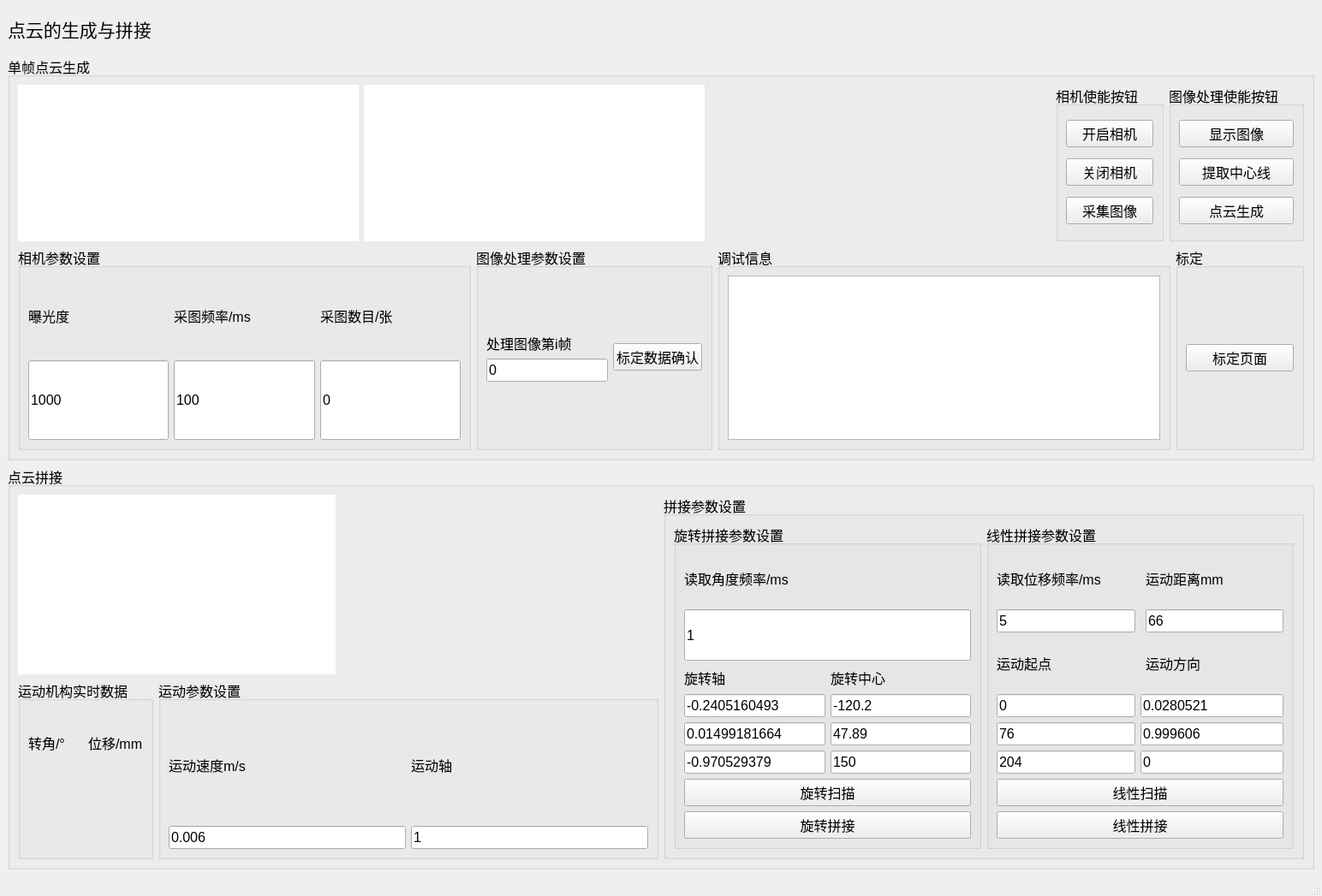
<?xml version="1.0" encoding="UTF-8"?>
<ui version="4.0">
 <class>MainWindow</class>
 <widget class="QMainWindow" name="MainWindow">
  <property name="geometry">
   <rect>
    <x>0</x>
    <y>0</y>
    <width>1544</width>
    <height>1047</height>
   </rect>
  </property>
  <property name="windowTitle">
   <string>MainWindow</string>
  </property>
  <widget class="QWidget" name="centralwidget">
   <layout class="QGridLayout" name="gridLayout">
    <item row="0" column="0">
     <widget class="QLabel" name="label_8">
      <property name="maximumSize">
       <size>
        <width>16777215</width>
        <height>50</height>
       </size>
      </property>
      <property name="font">
       <font>
        <family>AcadEref</family>
        <pointsize>16</pointsize>
        <weight>50</weight>
        <italic>false</italic>
        <bold>false</bold>
       </font>
      </property>
      <property name="styleSheet">
       <string notr="true">font: 20pt &quot;AcadEref&quot;;
font: 16pt &quot;AcadEref&quot;;</string>
      </property>
      <property name="text">
       <string>点云的生成与拼接</string>
      </property>
     </widget>
    </item>
    <item row="1" column="0">
     <widget class="QGroupBox" name="groupBox">
      <property name="font">
       <font>
        <pointsize>12</pointsize>
       </font>
      </property>
      <property name="title">
       <string>单帧点云生成</string>
      </property>
      <layout class="QGridLayout" name="gridLayout_2">
       <item row="0" column="0">
        <layout class="QVBoxLayout" name="verticalLayout">
         <item>
          <layout class="QHBoxLayout" name="horizontalLayout">
           <item>
            <widget class="QLabel" name="image_window">
             <property name="sizePolicy">
              <sizepolicy hsizetype="Minimum" vsizetype="Minimum">
               <horstretch>1</horstretch>
               <verstretch>0</verstretch>
              </sizepolicy>
             </property>
             <property name="maximumSize">
              <size>
               <width>16777215</width>
               <height>16777215</height>
              </size>
             </property>
             <property name="styleSheet">
              <string notr="true">background-color: rgb(255, 255, 255);</string>
             </property>
             <property name="text">
              <string/>
             </property>
            </widget>
           </item>
           <item>
            <widget class="QLabel" name="center_window">
             <property name="sizePolicy">
              <sizepolicy hsizetype="Minimum" vsizetype="Minimum">
               <horstretch>1</horstretch>
               <verstretch>0</verstretch>
              </sizepolicy>
             </property>
             <property name="maximumSize">
              <size>
               <width>16777215</width>
               <height>16777215</height>
              </size>
             </property>
             <property name="styleSheet">
              <string notr="true">background-color: rgb(255, 255, 255);</string>
             </property>
             <property name="text">
              <string/>
             </property>
            </widget>
           </item>
           <item>
            <widget class="QVTKWidget" name="qvtkWidget" native="true">
             <property name="sizePolicy">
              <sizepolicy hsizetype="Minimum" vsizetype="Minimum">
               <horstretch>1</horstretch>
               <verstretch>0</verstretch>
              </sizepolicy>
             </property>
             <property name="minimumSize">
              <size>
               <width>100</width>
               <height>0</height>
              </size>
             </property>
             <layout class="QGridLayout" name="gridLayout_16"/>
            </widget>
           </item>
           <item>
            <widget class="QGroupBox" name="groupBox_3">
             <property name="font">
              <font>
               <pointsize>12</pointsize>
              </font>
             </property>
             <property name="title">
              <string>相机使能按钮</string>
             </property>
             <layout class="QVBoxLayout" name="verticalLayout_2">
              <item>
               <widget class="QPushButton" name="open_camera">
                <property name="font">
                 <font>
                  <pointsize>12</pointsize>
                 </font>
                </property>
                <property name="text">
                 <string>开启相机</string>
                </property>
               </widget>
              </item>
              <item>
               <widget class="QPushButton" name="close_camera">
                <property name="text">
                 <string>关闭相机</string>
                </property>
               </widget>
              </item>
              <item>
               <widget class="QPushButton" name="get_image">
                <property name="text">
                 <string>采集图像</string>
                </property>
               </widget>
              </item>
             </layout>
            </widget>
           </item>
           <item>
            <widget class="QGroupBox" name="groupBox_4">
             <property name="font">
              <font>
               <pointsize>12</pointsize>
              </font>
             </property>
             <property name="title">
              <string>图像处理使能按钮</string>
             </property>
             <layout class="QVBoxLayout" name="verticalLayout_3">
              <item>
               <widget class="QPushButton" name="imageShow">
                <property name="font">
                 <font>
                  <pointsize>12</pointsize>
                 </font>
                </property>
                <property name="text">
                 <string>显示图像</string>
                </property>
               </widget>
              </item>
              <item>
               <widget class="QPushButton" name="get_centerline">
                <property name="font">
                 <font>
                  <pointsize>12</pointsize>
                 </font>
                </property>
                <property name="text">
                 <string>提取中心线</string>
                </property>
               </widget>
              </item>
              <item>
               <widget class="QPushButton" name="get_ptcloud">
                <property name="font">
                 <font>
                  <pointsize>12</pointsize>
                 </font>
                </property>
                <property name="text">
                 <string>点云生成</string>
                </property>
               </widget>
              </item>
             </layout>
            </widget>
           </item>
          </layout>
         </item>
         <item>
          <layout class="QHBoxLayout" name="horizontalLayout_2">
           <item>
            <widget class="QGroupBox" name="groupBox_2">
             <property name="sizePolicy">
              <sizepolicy hsizetype="Fixed" vsizetype="Preferred">
               <horstretch>0</horstretch>
               <verstretch>0</verstretch>
              </sizepolicy>
             </property>
             <property name="maximumSize">
              <size>
               <width>166666</width>
               <height>16777215</height>
              </size>
             </property>
             <property name="font">
              <font>
               <pointsize>12</pointsize>
              </font>
             </property>
             <property name="title">
              <string>相机参数设置</string>
             </property>
             <layout class="QGridLayout" name="gridLayout_4">
              <item row="0" column="0">
               <layout class="QGridLayout" name="gridLayout_3">
                <item row="0" column="1">
                 <widget class="QLabel" name="label_2">
                  <property name="text">
                   <string>采图频率/ms</string>
                  </property>
                 </widget>
                </item>
                <item row="1" column="0">
                 <widget class="QLineEdit" name="exposure">
                  <property name="sizePolicy">
                   <sizepolicy hsizetype="Expanding" vsizetype="Minimum">
                    <horstretch>0</horstretch>
                    <verstretch>0</verstretch>
                   </sizepolicy>
                  </property>
                  <property name="text">
                   <string>1000</string>
                  </property>
                 </widget>
                </item>
                <item row="0" column="2">
                 <widget class="QLabel" name="label_3">
                  <property name="text">
                   <string>采图数目/张</string>
                  </property>
                 </widget>
                </item>
                <item row="0" column="0">
                 <widget class="QLabel" name="label">
                  <property name="sizePolicy">
                   <sizepolicy hsizetype="Preferred" vsizetype="Minimum">
                    <horstretch>0</horstretch>
                    <verstretch>0</verstretch>
                   </sizepolicy>
                  </property>
                  <property name="text">
                   <string>曝光度</string>
                  </property>
                 </widget>
                </item>
                <item row="1" column="2">
                 <widget class="QLineEdit" name="image_num">
                  <property name="sizePolicy">
                   <sizepolicy hsizetype="Expanding" vsizetype="Minimum">
                    <horstretch>0</horstretch>
                    <verstretch>0</verstretch>
                   </sizepolicy>
                  </property>
                  <property name="text">
                   <string>0</string>
                  </property>
                 </widget>
                </item>
                <item row="1" column="1">
                 <widget class="QLineEdit" name="capture_timer">
                  <property name="sizePolicy">
                   <sizepolicy hsizetype="Expanding" vsizetype="Minimum">
                    <horstretch>0</horstretch>
                    <verstretch>0</verstretch>
                   </sizepolicy>
                  </property>
                  <property name="text">
                   <string>100</string>
                  </property>
                 </widget>
                </item>
               </layout>
              </item>
             </layout>
            </widget>
           </item>
           <item>
            <widget class="QGroupBox" name="groupBox_5">
             <property name="sizePolicy">
              <sizepolicy hsizetype="Fixed" vsizetype="Preferred">
               <horstretch>0</horstretch>
               <verstretch>0</verstretch>
              </sizepolicy>
             </property>
             <property name="font">
              <font>
               <pointsize>12</pointsize>
              </font>
             </property>
             <property name="title">
              <string>图像处理参数设置</string>
             </property>
             <layout class="QGridLayout" name="gridLayout_5">
              <item row="0" column="0">
               <layout class="QHBoxLayout" name="horizontalLayout_3">
                <item>
                 <layout class="QVBoxLayout" name="verticalLayout_4">
                  <item>
                   <widget class="QLabel" name="label_7">
                    <property name="text">
                     <string>处理图像第i帧</string>
                    </property>
                   </widget>
                  </item>
                  <item>
                   <widget class="QLineEdit" name="image_i">
                    <property name="sizePolicy">
                     <sizepolicy hsizetype="Expanding" vsizetype="Preferred">
                      <horstretch>0</horstretch>
                      <verstretch>0</verstretch>
                     </sizepolicy>
                    </property>
                    <property name="text">
                     <string>0</string>
                    </property>
                   </widget>
                  </item>
                 </layout>
                </item>
                <item>
                 <widget class="QPushButton" name="get_calibration">
                  <property name="text">
                   <string>标定数据确认</string>
                  </property>
                 </widget>
                </item>
               </layout>
              </item>
             </layout>
            </widget>
           </item>
           <item>
            <widget class="QGroupBox" name="groupBox_6">
             <property name="sizePolicy">
              <sizepolicy hsizetype="Minimum" vsizetype="Fixed">
               <horstretch>0</horstretch>
               <verstretch>0</verstretch>
              </sizepolicy>
             </property>
             <property name="font">
              <font>
               <pointsize>12</pointsize>
              </font>
             </property>
             <property name="title">
              <string>调试信息</string>
             </property>
             <layout class="QGridLayout" name="gridLayout_6">
              <item row="0" column="0">
               <widget class="QTextEdit" name="message">
                <property name="sizePolicy">
                 <sizepolicy hsizetype="Minimum" vsizetype="Minimum">
                  <horstretch>0</horstretch>
                  <verstretch>0</verstretch>
                 </sizepolicy>
                </property>
               </widget>
              </item>
             </layout>
            </widget>
           </item>
           <item>
            <widget class="QGroupBox" name="groupBox_13">
             <property name="minimumSize">
              <size>
               <width>150</width>
               <height>0</height>
              </size>
             </property>
             <property name="maximumSize">
              <size>
               <width>100</width>
               <height>16777215</height>
              </size>
             </property>
             <property name="font">
              <font>
               <pointsize>12</pointsize>
              </font>
             </property>
             <property name="title">
              <string>标定</string>
             </property>
             <layout class="QGridLayout" name="gridLayout_15">
              <item row="0" column="0">
               <widget class="QPushButton" name="btn_calibration">
                <property name="sizePolicy">
                 <sizepolicy hsizetype="Expanding" vsizetype="Fixed">
                  <horstretch>0</horstretch>
                  <verstretch>0</verstretch>
                 </sizepolicy>
                </property>
                <property name="minimumSize">
                 <size>
                  <width>50</width>
                  <height>0</height>
                 </size>
                </property>
                <property name="font">
                 <font>
                  <pointsize>12</pointsize>
                 </font>
                </property>
                <property name="text">
                 <string>标定页面</string>
                </property>
               </widget>
              </item>
             </layout>
            </widget>
           </item>
          </layout>
         </item>
        </layout>
       </item>
      </layout>
     </widget>
    </item>
    <item row="2" column="0">
     <widget class="QGroupBox" name="groupBox_7">
      <property name="font">
       <font>
        <pointsize>12</pointsize>
       </font>
      </property>
      <property name="title">
       <string>点云拼接</string>
      </property>
      <layout class="QGridLayout" name="gridLayout_14">
       <item row="0" column="0">
        <layout class="QHBoxLayout" name="horizontalLayout_7">
         <item>
          <layout class="QVBoxLayout" name="verticalLayout_5">
           <item>
            <layout class="QHBoxLayout" name="horizontalLayout_4">
             <item>
              <widget class="QLabel" name="image_timer_window">
               <property name="sizePolicy">
                <sizepolicy hsizetype="Minimum" vsizetype="Preferred">
                 <horstretch>0</horstretch>
                 <verstretch>0</verstretch>
                </sizepolicy>
               </property>
               <property name="styleSheet">
                <string notr="true">background-color: rgb(255, 255, 255);</string>
               </property>
               <property name="text">
                <string/>
               </property>
              </widget>
             </item>
             <item>
              <widget class="QVTKWidget" name="qvtkWidget2" native="true">
               <property name="sizePolicy">
                <sizepolicy hsizetype="Minimum" vsizetype="Preferred">
                 <horstretch>0</horstretch>
                 <verstretch>0</verstretch>
                </sizepolicy>
               </property>
               <layout class="QGridLayout" name="gridLayout_17"/>
              </widget>
             </item>
            </layout>
           </item>
           <item>
            <layout class="QHBoxLayout" name="horizontalLayout_5">
             <item>
              <widget class="QGroupBox" name="groupBox_11">
               <property name="title">
                <string>运动机构实时数据</string>
               </property>
               <layout class="QGridLayout" name="gridLayout_7">
                <item row="0" column="0">
                 <widget class="QLabel" name="label_9">
                  <property name="text">
                   <string>转角/°</string>
                  </property>
                 </widget>
                </item>
                <item row="0" column="1">
                 <widget class="QLabel" name="label_17">
                  <property name="text">
                   <string>位移/mm</string>
                  </property>
                 </widget>
                </item>
                <item row="1" column="0">
                 <widget class="QLabel" name="label_rotation">
                  <property name="text">
                   <string/>
                  </property>
                 </widget>
                </item>
                <item row="1" column="1">
                 <widget class="QLabel" name="label_linear">
                  <property name="text">
                   <string/>
                  </property>
                 </widget>
                </item>
               </layout>
              </widget>
             </item>
             <item>
              <widget class="QGroupBox" name="groupBox_12">
               <property name="title">
                <string>运动参数设置</string>
               </property>
               <layout class="QGridLayout" name="gridLayout_8">
                <item row="0" column="0">
                 <widget class="QLabel" name="label_4">
                  <property name="text">
                   <string>运动速度m/s</string>
                  </property>
                 </widget>
                </item>
                <item row="0" column="1">
                 <widget class="QLabel" name="label_5">
                  <property name="text">
                   <string>运动轴</string>
                  </property>
                 </widget>
                </item>
                <item row="1" column="0">
                 <widget class="QLineEdit" name="speed">
                  <property name="text">
                   <string>0.006</string>
                  </property>
                 </widget>
                </item>
                <item row="1" column="1">
                 <widget class="QLineEdit" name="axis">
                  <property name="text">
                   <string>1</string>
                  </property>
                 </widget>
                </item>
               </layout>
              </widget>
             </item>
            </layout>
           </item>
          </layout>
         </item>
         <item>
          <widget class="QGroupBox" name="groupBox_8">
           <property name="title">
            <string>拼接参数设置</string>
           </property>
           <layout class="QGridLayout" name="gridLayout_13">
            <item row="0" column="0">
             <layout class="QHBoxLayout" name="horizontalLayout_6">
              <item>
               <widget class="QGroupBox" name="groupBox_9">
                <property name="title">
                 <string>旋转拼接参数设置</string>
                </property>
                <layout class="QGridLayout" name="gridLayout_10">
                 <item row="0" column="0">
                  <layout class="QVBoxLayout" name="verticalLayout_7">
                   <item>
                    <layout class="QVBoxLayout" name="verticalLayout_6">
                     <item>
                      <widget class="QLabel" name="label_10">
                       <property name="text">
                        <string>读取角度频率/ms</string>
                       </property>
                      </widget>
                     </item>
                     <item>
                      <widget class="QLineEdit" name="angle_timer">
                       <property name="sizePolicy">
                        <sizepolicy hsizetype="Expanding" vsizetype="Minimum">
                         <horstretch>0</horstretch>
                         <verstretch>0</verstretch>
                        </sizepolicy>
                       </property>
                       <property name="text">
                        <string>1</string>
                       </property>
                      </widget>
                     </item>
                    </layout>
                   </item>
                   <item>
                    <layout class="QGridLayout" name="gridLayout_9">
                     <item row="0" column="0">
                      <widget class="QLabel" name="label_11">
                       <property name="text">
                        <string>旋转轴</string>
                       </property>
                      </widget>
                     </item>
                     <item row="0" column="1">
                      <widget class="QLabel" name="label_12">
                       <property name="text">
                        <string>旋转中心</string>
                       </property>
                      </widget>
                     </item>
                     <item row="1" column="0">
                      <widget class="QLineEdit" name="gu">
                       <property name="text">
                        <string>-0.2405160493</string>
                       </property>
                      </widget>
                     </item>
                     <item row="1" column="1">
                      <widget class="QLineEdit" name="gx">
                       <property name="text">
                        <string>-120.2</string>
                       </property>
                      </widget>
                     </item>
                     <item row="2" column="0">
                      <widget class="QLineEdit" name="gv">
                       <property name="text">
                        <string>0.01499181664</string>
                       </property>
                      </widget>
                     </item>
                     <item row="2" column="1">
                      <widget class="QLineEdit" name="gy">
                       <property name="text">
                        <string>47.89</string>
                       </property>
                      </widget>
                     </item>
                     <item row="3" column="0">
                      <widget class="QLineEdit" name="gw">
                       <property name="text">
                        <string>-0.970529379</string>
                       </property>
                      </widget>
                     </item>
                     <item row="3" column="1">
                      <widget class="QLineEdit" name="gz">
                       <property name="text">
                        <string>150</string>
                       </property>
                      </widget>
                     </item>
                    </layout>
                   </item>
                   <item>
                    <widget class="QPushButton" name="capture_rotation">
                     <property name="text">
                      <string>旋转扫描</string>
                     </property>
                    </widget>
                   </item>
                   <item>
                    <widget class="QPushButton" name="splicing_rotation">
                     <property name="text">
                      <string>旋转拼接</string>
                     </property>
                    </widget>
                   </item>
                  </layout>
                 </item>
                </layout>
               </widget>
              </item>
              <item>
               <widget class="QGroupBox" name="groupBox_10">
                <property name="title">
                 <string>线性拼接参数设置</string>
                </property>
                <layout class="QGridLayout" name="gridLayout_12">
                 <item row="0" column="0">
                  <layout class="QVBoxLayout" name="verticalLayout_8">
                   <item>
                    <layout class="QGridLayout" name="gridLayout_11">
                     <item row="0" column="0" colspan="2">
                      <widget class="QLabel" name="label_13">
                       <property name="text">
                        <string>读取位移频率/ms</string>
                       </property>
                      </widget>
                     </item>
                     <item row="0" column="2">
                      <widget class="QLabel" name="label_16">
                       <property name="text">
                        <string>运动距离mm</string>
                       </property>
                      </widget>
                     </item>
                     <item row="1" column="0">
                      <widget class="QLineEdit" name="move_timer">
                       <property name="text">
                        <string>5</string>
                       </property>
                      </widget>
                     </item>
                     <item row="1" column="2">
                      <widget class="QLineEdit" name="move_distance">
                       <property name="text">
                        <string>66</string>
                       </property>
                      </widget>
                     </item>
                     <item row="2" column="0">
                      <widget class="QLabel" name="label_14">
                       <property name="text">
                        <string>运动起点</string>
                       </property>
                      </widget>
                     </item>
                     <item row="2" column="2">
                      <widget class="QLabel" name="label_15">
                       <property name="text">
                        <string>运动方向</string>
                       </property>
                      </widget>
                     </item>
                     <item row="3" column="0">
                      <widget class="QLineEdit" name="move_start_x">
                       <property name="text">
                        <string>0</string>
                       </property>
                      </widget>
                     </item>
                     <item row="3" column="1" colspan="2">
                      <widget class="QLineEdit" name="move_dir_x">
                       <property name="text">
                        <string>0.0280521</string>
                       </property>
                      </widget>
                     </item>
                     <item row="4" column="0">
                      <widget class="QLineEdit" name="move_start_y">
                       <property name="text">
                        <string>76</string>
                       </property>
                      </widget>
                     </item>
                     <item row="4" column="1" colspan="2">
                      <widget class="QLineEdit" name="move_dir_y">
                       <property name="text">
                        <string>0.999606</string>
                       </property>
                      </widget>
                     </item>
                     <item row="5" column="0">
                      <widget class="QLineEdit" name="move_start_z">
                       <property name="text">
                        <string>204</string>
                       </property>
                      </widget>
                     </item>
                     <item row="5" column="1" colspan="2">
                      <widget class="QLineEdit" name="move_dir_z">
                       <property name="text">
                        <string>0</string>
                       </property>
                      </widget>
                     </item>
                    </layout>
                   </item>
                   <item>
                    <widget class="QPushButton" name="capture_linear">
                     <property name="text">
                      <string>线性扫描</string>
                     </property>
                    </widget>
                   </item>
                   <item>
                    <widget class="QPushButton" name="splicing_linear">
                     <property name="text">
                      <string>线性拼接</string>
                     </property>
                    </widget>
                   </item>
                  </layout>
                 </item>
                </layout>
               </widget>
              </item>
             </layout>
            </item>
           </layout>
          </widget>
         </item>
        </layout>
       </item>
      </layout>
     </widget>
    </item>
   </layout>
  </widget>
  <widget class="QMenuBar" name="menubar">
   <property name="geometry">
    <rect>
     <x>0</x>
     <y>0</y>
     <width>1544</width>
     <height>21</height>
    </rect>
   </property>
  </widget>
  <widget class="QStatusBar" name="statusbar"/>
 </widget>
 <customwidgets>
  <customwidget>
   <class>QVTKWidget</class>
   <extends>QWidget</extends>
   <header location="global">QVTKWidget.h</header>
   <container>1</container>
  </customwidget>
 </customwidgets>
 <resources/>
 <connections/>
</ui>
